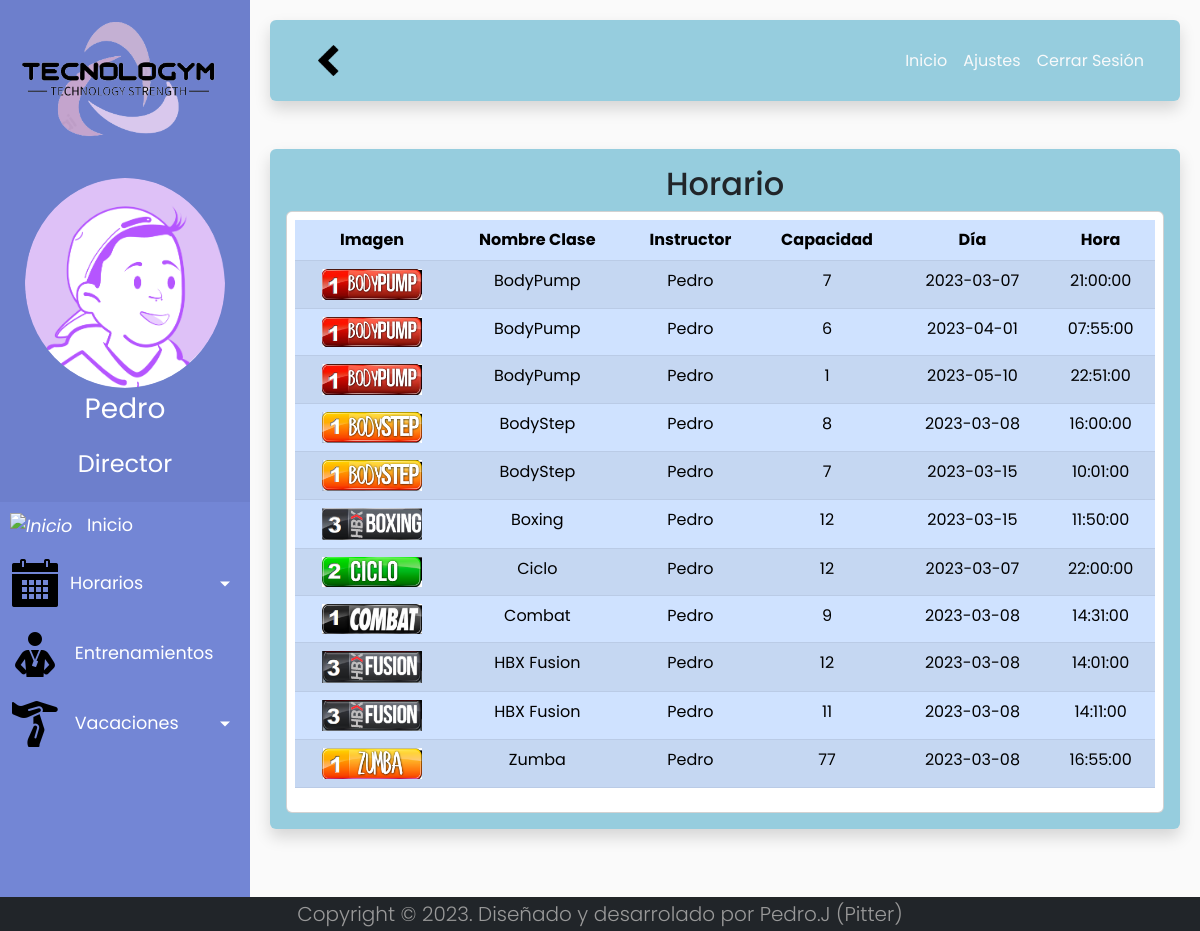
The app's page /c_Schedule/completeSchedule (signed in) with its own data.
### tables this page shows
CREATE TABLE `class` (
  `id_class` int(11) NOT NULL,
  `id_worker` int(11) NOT NULL,
  `id_skill` int(11) NOT NULL,
  `capacity` int(11) NOT NULL DEFAULT 12,
  `day` date NOT NULL,
  `hour` time NOT NULL
);

CREATE TABLE `skill` (
  `img` varchar(255) NOT NULL,
  `id_skill` int(11) NOT NULL,
  `name_skill` varchar(70) NOT NULL,
  `level` varchar(1) NOT NULL DEFAULT '1'
);

CREATE TABLE `person` (
  `id_person` int(11) NOT NULL,
  `name` varchar(70) NOT NULL,
  `lastname` varchar(70) NOT NULL,
  `user` varchar(70) DEFAULT NULL,
  `password` varchar(255) DEFAULT NULL,
  `email` varchar(70) NOT NULL,
  `phone` varchar(9) NOT NULL,
  `avatar` varchar(255) DEFAULT NULL
);

### config/core/Controller.php (called while the page is built, shortened)
<?php
abstract class Controller
{
    protected function loadView($view, $params = array())
    {
        return new View($view, $params);
    }
    protected function loadModel($model)
    {
        if (is_file(ROOT . PATH_MODELS . $model . ".php")) {
            return new $model();
        } else {
            throw new Exception("Error, model does not exist");
        }
    }
}
?>

### app/controllers/c_Schedule.php (called while the page is built, shortened)
<?php
class c_Schedule extends Controller
{
    private $m_schedule;
    public function __construct()
    {
        $this->m_schedule = $this->loadModel("m_Schedule");
    }
    public function completeSchedule()
    {
        $datos["classes"] = $this->m_schedule->completeSchedule();
        $contenido = "v_Schedule";
        $this->loadView("templates/header");
        $this->loadView("templates/sidebar");
        $this->loadView($contenido, $datos);
        $this->loadView("templates/footer");
    }
}

### config/core/Model.php (called while the page is built, shortened)
<?php
class Model
{
    private $host = DB_HOST;
    private $user = DB_USER;
    private $pass = DB_PASS;
    private $dbname = DB_NAME;
    private $dbh;
    private $stmt;
    function __construct()
    {
        $dsn = 'mysql:host=' . $this->host . ';dbname=' . $this->dbname;
        $options = array(
            PDO::ATTR_PERSISTENT => true,
            PDO::ATTR_ERRMODE => PDO::ERRMODE_EXCEPTION,
            PDO::MYSQL_ATTR_INIT_COMMAND => 'SET NAMES utf8'
        );
        try {
            $this->dbh = new PDO($dsn, $this->user, $this->pass, $options);
        } catch (PDOException $e) {
            $this->error = $e->getMessage();
        }
    }
    public function consult($query)
    {
        $this->stmt = $this->dbh->prepare($query);
    }
    public function launch()
    {
        return $this->stmt->execute();
    }
    public function result()
    {
        $this->launch();
        return $this->stmt->fetchAll(PDO::FETCH_ASSOC);
    }
}
?>

### app/models/m_Schedule.php (called while the page is built, shortened)
<?php
class m_Schedule extends Model
{
    public function completeSchedule()
    {
        $snt = "SELECT img, name, name_skill, level, capacity, day, hour FROM `class`
        INNER JOIN skill ON skill.id_skill = class.id_skill
        INNER JOIN worker ON worker.id_worker = class.id_worker
        INNER JOIN person ON worker.id_person = person.id_person";
        $this->consult($snt);
        return $this->result();
    }
}

### app/views/v_Schedule.php (the view)
<div class="row-6 fondo-2 shadow p-3 mb-5 rounded">
    <h2 class="text-center">Horario</h2>
    <div class="card">
        <div class="table-responsive-sm m-2">
            <table class="table table-primary table-striped table-hover">
                <thead>
                    <tr class="text-center">
                        <th scope="col">Imagen</th>
                        <th scope="col">Nombre Clase</th>
                        <th scope="col">Instructor</th>
                        <th scope="col">Capacidad</th>
                        <th scope="col">Día</th>
                        <th scope="col">Hora</th>
                    </tr>
                </thead>
                <tbody>
                    <?php foreach ($classes as $class) : ?>
                        <tr class="text-center">
                            <td scope="row"><img width="100" src="<?= BASE_URL . "app/assets/img/uploaded_images/" . $class['img'] ?>"></td>
                            <td><?= $class['name_skill'] ?></td>
                            <td><?= $class['name'] ?></td>
                            <td><?= $class['capacity'] ?></td>
                            <td><?= $class['day'] ?></td>
                            <td><?= $class['hour'] ?></td>
                        </tr>
                    <?php endforeach ?>
                </tbody>
            </table>
        </div>
    </div>
</div>

### app/views/templates/header.php (shortened to what this page needs)
<!doctype html>
<html lang="en">
<head>
    <link href="https://cdn.jsdelivr.net/npm/bootstrap@5.2.1/dist/css/bootstrap.min.css" rel="stylesheet">
    <link rel="stylesheet" href="<?= BASE_URL ?>app\views\css\v_index.css">
</head>

### index.php (shortened to what this page needs)
<?php
$router = new Router();
$method = $router->getMethod();
$parameters = $router->getParams();
$myController = new $controller();
if (empty($parameters)) {
    $myController->$method();
} else {
    $myController->$method($parameters);
}
?>

### config/core/View.php (shortened to what this page needs)
<?php
class View
{
    protected $view;
    protected $params;
    public function __construct($view, $params = array())
    {
        $this->view = $view;
        $this->params = $params;
        $this->render();
    }
    protected function render()
    {
        $this->template = $this->getContentTemplate($this->view);
        echo $this->template;
    }
    protected function getContentTemplate($file)
    {
        $filePath = ROOT . PATH_VIEWS . $file . ".php";
        if (is_file($filePath)) {
            extract($this->params);
            require $filePath;
            $template = ob_get_contents();
            return $template;
        } else {
            throw new Exception("Error, view does not exist " . $filePath);
        }
    }
}
?>

### app/views/templates/sidebar.php (shortened to what this page needs)
<body>
    <div class="wrapper">
        <nav id="sidebar">
            <div class="sidebar-header">
                <a href="<?= BASE_URL . "c_Users/dashboard" ?>"><img class="img-fluid" src="<?= BASE_URL ?>app/assets/img/Brand_Tecnologym.png" width="200" alt="Brand-Tecnologym"></a>
            </div>
            <div class="sidebar-header text-center push ">
                <?php if (isset($_SESSION['session']['avatar'])) {
                    echo '<img class="img-fluid rounded-circle" src="' . BASE_URL . IMG_URL . $_SESSION['session']['avatar'] . '" width="200" "height=200" alt="Brand-Tecnologym">';
                } else {
                    echo '<img class="img-fluid rounded-circle" src="' . BASE_URL . 'app\assets\img\icons\avatar_person.jpg" width="200" alt="Brand-Tecnologym">';
                } ?>
                <span class="disappear fs-3"><?= $_SESSION['session']['name']; ?></span>
                <span class="disappear fs-4"><?= $_SESSION['session']['role']; ?></span>
            </div>
            <ul class="list-unstyled">
                <li class="active">
                    <a href="<?= BASE_URL . "c_Users/dashboard" ?>">
                        <i class="fas fa-home"><img src="<?= BASE_URL ?>app\assets\img\icons\home_gym.png" width="50" alt="Inicio"></i>
                        <span class="disappear">Inicio</span>
                    </a>
                </li>
                <li>
                    <?php if ($_SESSION['session']['role'] != "Monitor") {
                        echo "<a href='#schudeleSubmenu' data-toggle='collapse' class='dropdown-toggle'>";
                        echo "<i class='fas fa-home'>";
                        echo "<img src='" . BASE_URL . "app\assets\img\icons\calendar.png' width='50' alt='Horario'>";
                        echo "</i>";
                        echo "<span class='disappear'>Horarios</span>";
                        echo "</a>";
                    } ?>
                </li>
                <li>
                    <a href="<?= BASE_URL ?>c_PersonalTraining/showPersonalTraining">
                        <i class="fas fa-home"><img src="<?= BASE_URL ?>app\assets\img\icons\personal_training.png" width="50" alt="Entrenamientos Personales"></i>
                        <span class="disappear">Entrenamientos</span></a>
                </li>
                <li>
                    <a href="#holidaysSubmenu" data-toggle="collapse" class="dropdown-toggle">
                        <i class="fas fa-home"><img src="<?= BASE_URL ?>app\assets\img\icons\time_out.png" width="50" alt="Horario"></i>
                        <span class="disappear">Vacaciones</span>
                    </a>
                </li>
            </ul>
        </nav>
        <div id="content">
            <nav class="fondo-2 shadow p-3 mb-5 rounded navbar navbar-expand-lg navbar-light">
                <div class="container-fluid ">
                    <button type="button" id="sidebarCollapse" class="btn row">
                        <i class="fas fa-home"><img class="rotation" src="<?= BASE_URL ?>app\assets\img\icons\left_arrow.png" width="35" alt="Cerrar Menu"></i>
                    </button>
                    <div class="collapse justify-content-end navbar-collapse" id="navbarSupportedContent">
                        <ul class="nav navbar-nav ml-auto text-end">
                            <li class="nav-item active">
                                <a class="text-light nav-link  rounded" href="<?= BASE_URL . "c_Users/dashboard" ?>">Inicio</a>
                            </li>
                            <li class="nav-item">
                                <a class="text-light nav-link rounded" href="<?= BASE_URL ?>c_Dashboard/settings">Ajustes</a>
                            </li>
                            <li class="nav-item">
                                <a class="text-light nav-link rounded" href="<?= BASE_URL ?>c_Home/logOut">Cerrar Sesión</a>
                            </li>
                        </ul>
                    </div>
                </div>
            </nav>

### app/views/templates/footer.php (shortened to what this page needs)
</div>
</div>
<footer class="bg-dark text-white text-center justify-content">
    <div class="container">
        <p class="lead m-0">Copyright &copy; 2023. Diseñado y desarrolado por <a href="https://github.com/pitterpj" rel="nofollow">Pedro.J (Pitter)</a></p>
    </div>
</footer>
</body>
</html>

### app/views/css/v_index.css (style rules this page uses)
body { font-family: "Poppins", sans-serif; background: #fafafa; }
p { font-family: "Poppins", sans-serif; font-size: 1.1em; font-weight: 300; line-height: 1.7em; color: #999; }
a, a:hover, a:focus { color: inherit; text-decoration: none; transition: all 0.3s; }
.navbar { padding: 15px 10px; background: #fff; border: none; border-radius: 0; margin-bottom: 40px; box-shadow: 1px 1px 3px rgba(0, 0, 0, 0.1); }
#sidebar .sidebar-header { transition: 0.5s; }
.wrapper { display: flex; align-items: stretch; }
#sidebar { min-width: 250px; max-width: 250px; background: #7386d5; color: #fff; transition: all 0.7s; }
#sidebar .sidebar-header { padding: 20px; background: #6d7fcc; }
#sidebar ul li a { padding: 10px; font-size: 1.1em; display: block; }
#sidebar ul li a i { margin-right: 10px; }
a[data-toggle="collapse"] { position: relative; }
.dropdown-toggle::after { display: block; position: absolute; top: 50%; right: 20px; transform: translateY(-50%); }
#content { width: 100%; padding: 20px; min-height: 100vh; transition: all 0.3s; }
.fondo-2 { background-color: #289bbe7a; }
.rotation { transition: all .7s; }

### records on screen
class: id_skill.img (picture), id_skill.name_skill "BodyPump", person.name "Pedro", capacity "7", day "2023-03-07", hour "21:00:00"
class: id_skill.img (picture), id_skill.name_skill "BodyPump", person.name "Pedro", capacity "6", day "2023-04-01", hour "07:55:00"
class: id_skill.img (picture), id_skill.name_skill "BodyPump", person.name "Pedro", capacity "1", day "2023-05-10", hour "22:51:00"
class: id_skill.img (picture), id_skill.name_skill "BodyStep", person.name "Pedro", capacity "8", day "2023-03-08", hour "16:00:00"
class: id_skill.img (picture), id_skill.name_skill "BodyStep", person.name "Pedro", capacity "7", day "2023-03-15", hour "10:01:00"
class: id_skill.img (picture), id_skill.name_skill "Boxing", person.name "Pedro", capacity "12", day "2023-03-15", hour "11:50:00"
class: id_skill.img (picture), id_skill.name_skill "Ciclo", person.name "Pedro", capacity "12", day "2023-03-07", hour "22:00:00"
class: id_skill.img (picture), id_skill.name_skill "Combat", person.name "Pedro", capacity "9", day "2023-03-08", hour "14:31:00"
class: id_skill.img (picture), id_skill.name_skill "HBX Fusion", person.name "Pedro", capacity "12", day "2023-03-08", hour "14:01:00"
class: id_skill.img (picture), id_skill.name_skill "HBX Fusion", person.name "Pedro", capacity "11", day "2023-03-08", hour "14:11:00"
class: id_skill.img (picture), id_skill.name_skill "Zumba", person.name "Pedro", capacity "77", day "2023-03-08", hour "16:55:00"

### other values on screen
$_SESSION['session']['name'] "Pedro"
$_SESSION['session']['role'] "Director"
